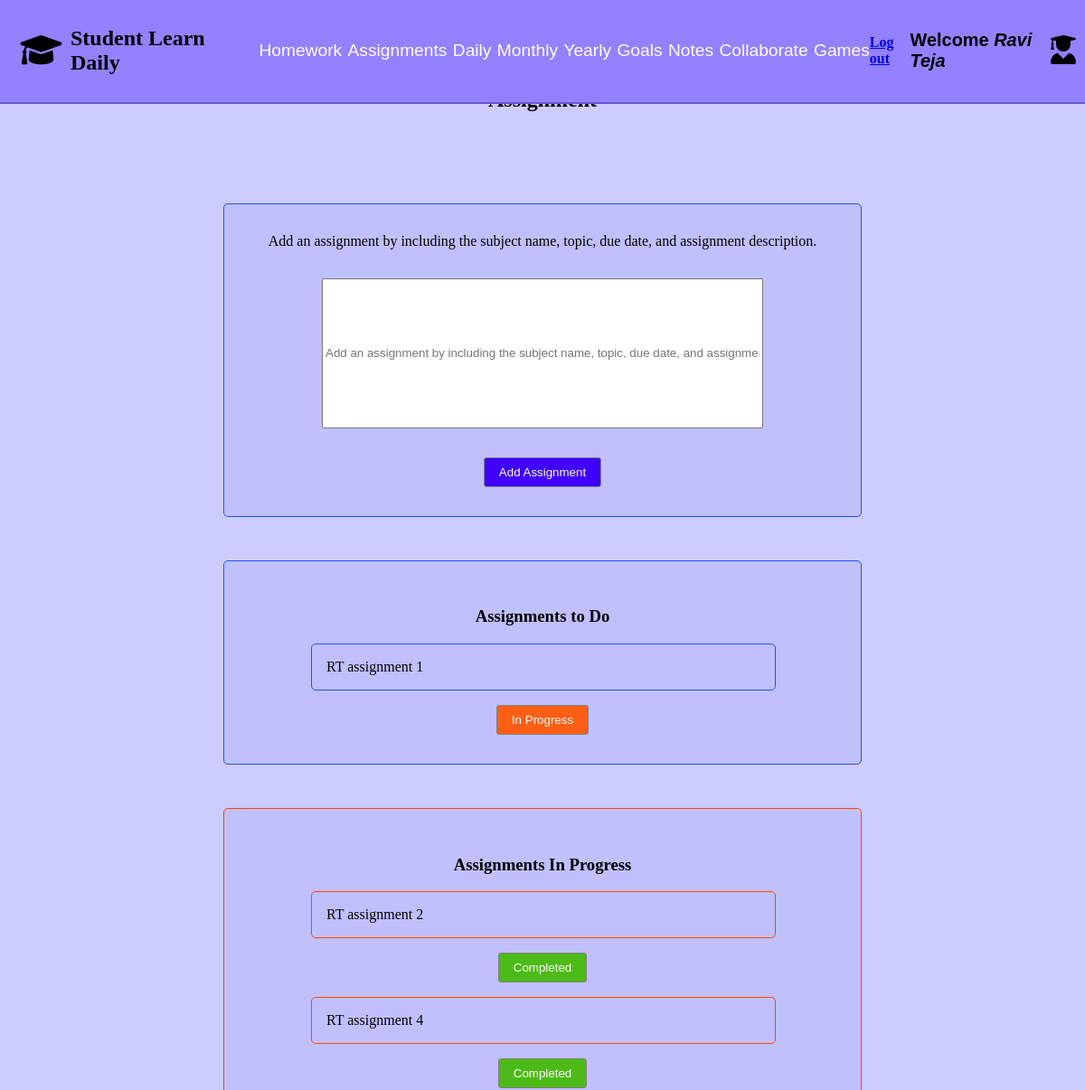
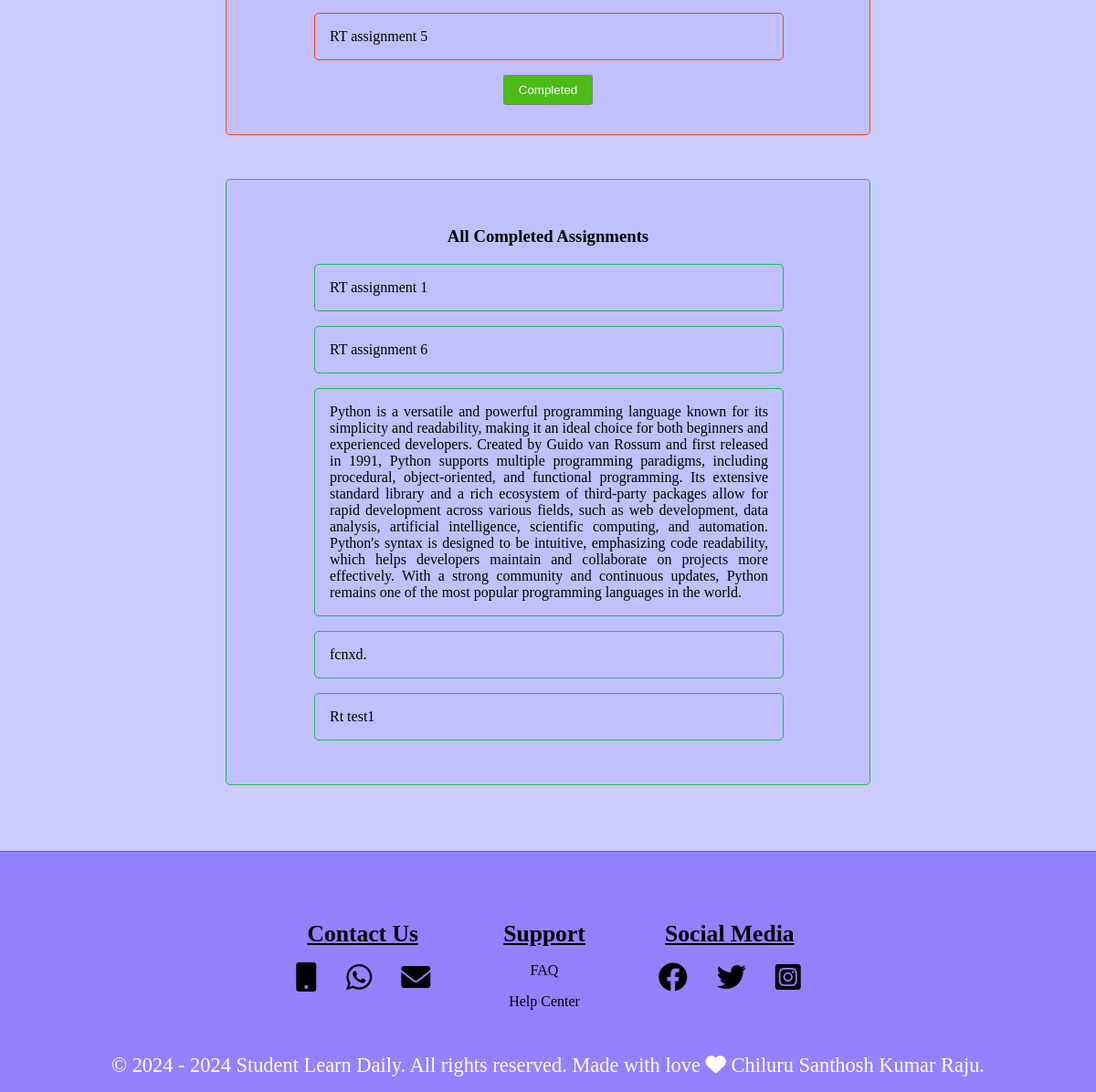
/studentasignments/7/, run on the app's committed database (2 pictures, top to bottom).
### studentassignmentsapp/models.py (models this page shows)
class studentassignmentsmodel(models.Model):
    student = models.ForeignKey(StudentRegistrationModel, on_delete=models.CASCADE,related_name='assignments',null=True)
    assignment = models.TextField(null=True)
    status = models.CharField(max_length=500,null=True,default="To Do")
    def __str__(self):
        return self.assignment

### studentassignmentsapp/views.py (the view, shortened to what this page needs)
# urls.py: path('studentasignments/<int:student_id>/',views.studentasignments,name='studentasignments')
def studentasignments(request, student_id):
    student = get_object_or_404(StudentRegistrationModel, id=student_id)
    student_name = f"{student.first_name} {student.last_name}"
    assignments = student.assignments.all()
    form = studentassignmentsform(request.POST or None)
    assignments_todos = studentassignmentsmodel.objects.filter(student=student, status='To Do')
    assignment_in_progress = studentassignmentsmodel.objects.filter(student=student, status='In Progress')
    assignments_completed = studentassignmentsmodel.objects.filter(student=student, status='Completed')
    return render(request, 'studentassignments.html', {
        'student_name': student_name,
        'student_id': student_id,
        'form': form,
        'assignments_todos': assignments_todos,
        'assignments': assignments,
        'assignment_in_progress': assignment_in_progress,
        'assignments_completed': assignments_completed
    })

### studentassignmentsapp/forms.py
class studentassignmentsform(forms.ModelForm):
    class Meta:
        model = studentassignmentsmodel
        fields = ['assignment',]
        widgets = {
            'assignment': forms.TextInput(attrs={'placeholder': 'Add an assignment by including the subject name, topic, due date, and assignment description.', 'class': 'Add-assignment-input-box'})
            }

### context_processors/user_context.py (called while the page is built)
def student_context(request):
    student_name = ""
    student_id = request.session.get('student_id')
    if student_id:
        try:
            student = StudentRegistrationModel.objects.get(pk=student_id)
            student_name = f"{student.first_name} {student.last_name}"
        except StudentRegistrationModel.DoesNotExist:
            student_name = ""
    return {
        'student_name': student_name
    }

### Student_Learn_Daily_Project/templates/studentassignments.html (shortened to what this page needs)
{% extends "studentloginbase.html" %}
{% load static %}
{% block css %}
<link rel="stylesheet" href="{% static 'studentassignments.css' %}">
    <link rel="stylesheet" href="https://cdnjs.cloudflare.com/ajax/libs/font-awesome/6.0.0-beta3/css/all.min.css">
    <link rel="stylesheet" href="https://cdnjs.cloudflare.com/ajax/libs/toastr.js/latest/toastr.min.css">
{% endblock css %}
{% block content %}
<section id="student-assignments-id" class="Student-Assignment-section">
    <h2 class="Assignment-heading">Assignment</h2>
    <div class="add-assignment-form-div">
        <form class="add-assignment-submit-form" method="post">
            <label for="Aname"> Add an assignment by including the subject name, topic, due date, and assignment description. </label><br>
            {{ form.assignment }}
            <input type="submit" value="Add Assignment" class="assignment-submit-button" name="add_assignment">
        </form>
    </div>
    <div class="assignment-to-do">
        <h3 class="assignment-to-do-heading">Assignments to Do</h3>
        <div>
                {% if assignments_todos %}
                    {% for assignment in assignments_todos %}
                    <p class="assignment-to-do-list-p">  {{ assignment.assignment }} </p>
                    <form method="post" style="display:inline;">
                        <button type="submit" name="mark_in_progress" class="assignment-to-do-in-progress-btn">In Progress</button>
                    </form>
                    {% endfor %}
                    {% else %}
                    <p>No assignments to do yet.</p>
                {% endif %}
        </div>
    </div>
<div class="assignment-in-progress">
         <h3 class="assignment-in-progress-heading">Assignments In Progress</h3>
         <div>
          {% if assignment_in_progress %}
               {% for assignmentin in assignment_in_progress %}
               <p class="assignment-in-progress-list-p"> {{ assignmentin }} </p>
               <form method="post" style="display:inline;">
                <button type="submit" name="mark_as_completed" class="assignment-complete-btn">Completed</button>
            </form>
               {% endfor %}
          {% else %}
          <p>No assignments are in progress yet.</p>
          {% endif %}
         </div>
    </div>
<div class="assignments-all-completed">
         <h3 class="assignments-all-completed-heading">All Completed Assignments</h3>
         <div>
         {% if assignments_completed %}
         {% for assignmentcom in assignments_completed %}
         <p class="assignment-completed-list-p"> {{ assignmentcom }} </p>
         {% endfor %}
         {% else %}
         <p>No assignments have been completed.</p>
         {% endif %}
         </div>
    </div>
</section>
{% endblock content %}

### Student_Learn_Daily_Project/static/studentassignments.css (style rules this page uses)
.Student-Assignment-section { background-color: #CCCCFF; padding: 1.5rem; }
.Assignment-heading { text-align:center; padding:3.3rem; }
.add-assignment-form-div { width: 100%; max-width: 40rem; height: auto; border: 0.063rem solid #1F51FF; border-radius: 0.3125rem; padding: 2rem; margin: 3rem auto; background-color: #C0C0FF; text-align: center; }
.Add-assignment-input-box { width: 30rem; height: 10rem; margin: 2rem; }
.assignment-submit-button { width: auto; height: auto; padding: 0.5rem 1rem; background-color: #3F00FF; color: #fff; border: 0.1rem solid grey; border-radius: 0.1875rem; cursor: pointer; text-align: center; display: inline-block; }
.assignment-to-do-heading { text-align:center; }
.assignment-to-do { width: 100%; max-width: 40rem; height: auto; border: 0.063rem solid #1F51FF; border-radius: 0.3125rem; padding: 2rem; margin: 3rem auto; background-color: #C0C0FF; text-align: center; }
.assignment-to-do-list-p { border: 0.063rem solid #1F51FF; border-radius: 0.3125rem; width:30rem; height:auto; padding:1rem; margin-left:4rem; text-align:center; text-align: justify; }
.assignment-to-do-in-progress-btn { width: auto; height: auto; padding: 0.5rem 1rem; background-color: #FF5F15; color: #fff; border: 0.1rem solid grey; border-radius: 0.1875rem; cursor: pointer; text-align: center; display: inline-block; }
.assignment-in-progress { width: 100%; max-width: 40rem; height: auto; border: 0.063rem solid #FF4500; border-radius: 0.3125rem; padding: 2rem; margin: 3rem auto; background-color: #C0C0FF; text-align: center; }
.assignment-in-progress-list-p { border: 0.063rem solid #FF4500; border-radius: 0.3125rem; width:30rem; height:auto; padding:1rem; margin-left:4rem; text-align:center; text-align: justify; }
.assignment-complete-btn { width: auto; height: auto; padding: 0.5rem 1rem; background-color: #4CBB17; color: #fff; border: 0.1rem solid grey; border-radius: 0.1875rem; cursor: pointer; text-align: center; display: inline-block; }
.assignments-all-completed { width: 100%; max-width: 40rem; height: auto; border: 0.063rem solid #1DB954; border-radius: 0.3125rem; padding: 2rem; margin: 3rem auto; background-color: #C0C0FF; text-align: center; }
.assignment-completed-list-p { border: 0.063rem solid #1DB954; border-radius: 0.3125rem; width:30rem; height:auto; padding:1rem; margin-left:4rem; text-align:center; text-align: justify; }

### data on the page
studentassignmentsmodel: assignment "RT assignment 1"
studentassignmentsmodel: assignment "RT assignment 2"
studentassignmentsmodel: assignment "RT assignment 4"
studentassignmentsmodel: assignment "RT assignment 5"
studentassignmentsmodel: assignment "RT assignment 1"
studentassignmentsmodel: assignment "RT assignment 6"
studentassignmentsmodel: assignment "Python is a versatile and powerful programming language known for its simplicity and readability, making it an ideal choice for both beginners and experienced developers. Created by Guido van Rossum and first released in 1991, Python supports multiple programming paradigms, including procedural, object-oriented, and functional programming. Its extensive standard library and a rich ecosystem of third-party packages allow for rapid development across various fields, such as web development, data analysis, artificial intelligence, scientific computing, and automation. Python's syntax is designed to be intuitive, emphasizing code readability, which helps developers maintain and collaborate on…"
studentassignmentsmodel: assignment "fcnxd."
studentassignmentsmodel: assignment "Rt test1"

### other printed values
{{ student_name }} "Ravi Teja"
